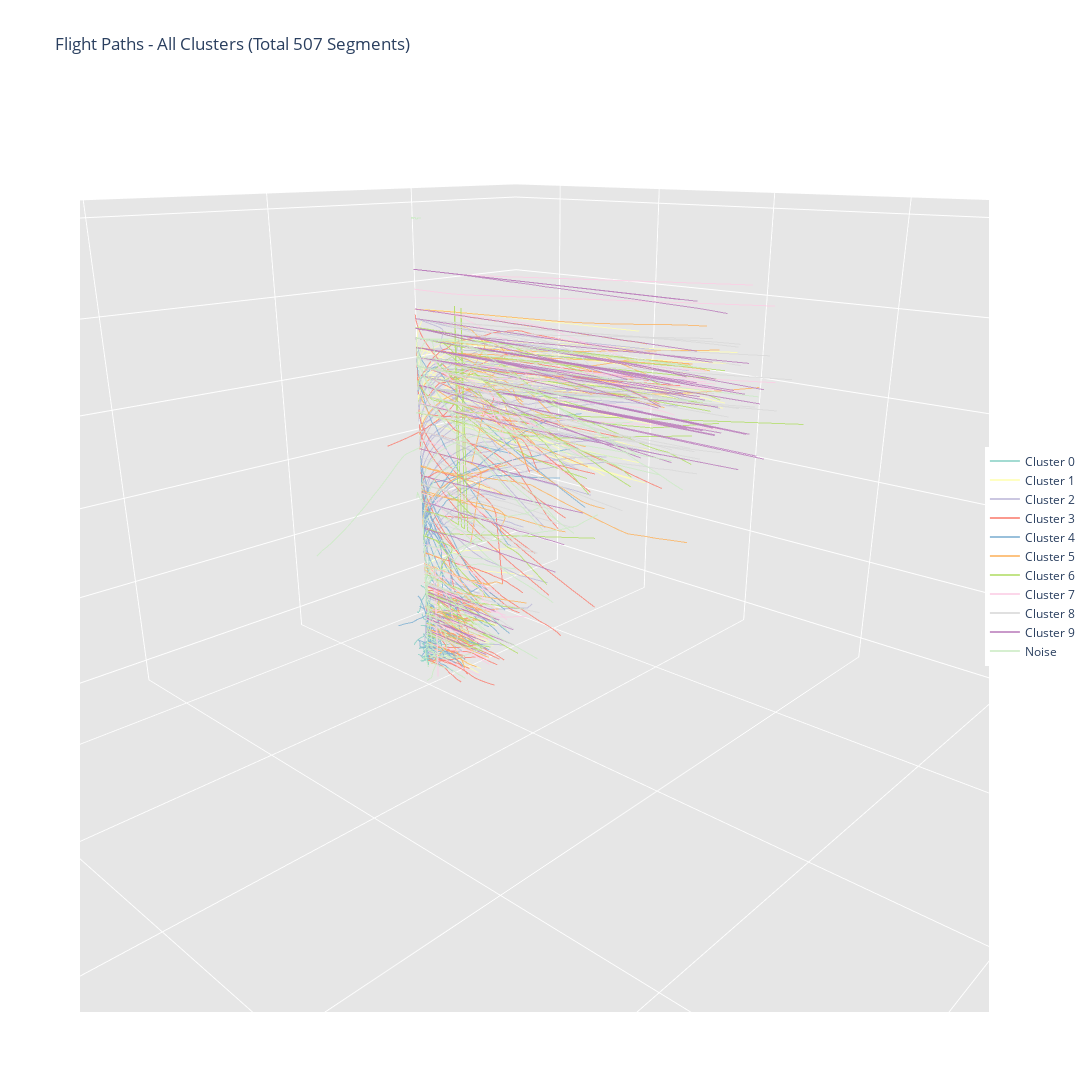

Notebook code for this chart:
### Markdown cell above
Now this plot is a little noisy, but we can already start to detect some clear patterns. One of which, is that it looks like there is hardly any altitude movement whatsoever. This is not an error, but in fact of represenation of how much greater the x and y coordinate movement is in relation to the altitude chagnes. In the fraph above all 3 dimensions are scaled identically. However, to better asses our pattern recognition success, let's look unscale the Z-axis.

### Code cell
# Get all unique clusters and sort them so -1 is last
all_clusters = sorted(trajectories['cluster'].unique())
if -1 in all_clusters:
    all_clusters.remove(-1)
    all_clusters.append(-1)

# Create the 3D scatter plot
fig = go.Figure()

# Calculate overall ranges for consistent scaling across all clusters
x_min, x_max = trajectories['x'].min(), trajectories['x'].max()
y_min, y_max = trajectories['y'].min(), trajectories['y'].max()
z_min, z_max = trajectories['z'].min(), trajectories['z'].max()
max_range = max(x_max - x_min, y_max - y_min, z_max - z_min)

# Create a color sequence for each cluster
cluster_colors = px.colors.qualitative.Set3
# If we need more colors than available in the palette, we'll cycle through them
cluster_colors = cluster_colors * (len(all_clusters) // len(cluster_colors) + 1)

# Track total segments for title
total_segments = 0

# Process each cluster
for cluster_idx, cluster in enumerate(all_clusters):
    # Filter for current cluster
    cluster_data = trajectories[trajectories['cluster'] == cluster]
    
    # Convert decimal columns to float if needed
    numeric_columns = ['x', 'y', 'z']
    for col in numeric_columns:
        if cluster_data[col].dtype == 'object':
            cluster_data[col] = cluster_data[col].astype(float)
    
    # Get unique segment IDs for current cluster
    unique_segments = cluster_data['segment_id'].unique()
    
    # Get random sample of up to 50 segment IDs
    n_segments = min(50, len(unique_segments))
    selected_segments = np.random.choice(unique_segments, size=n_segments, replace=False)
    total_segments += n_segments
    
    cluster_name = 'Noise' if cluster == -1 else f'Cluster {cluster}'
    
    # Add each trajectory as a separate trace
    for idx, segment_id in enumerate(selected_segments):
        segment_data = cluster_data[cluster_data['segment_id'] == segment_id]
        
        fig.add_trace(go.Scatter3d(
            x=segment_data['x'],
            y=segment_data['y'],
            z=segment_data['z'],
            mode='lines',
            line=dict(
                width=2,
                color=cluster_colors[cluster_idx]
            ),
            opacity=0.8,
            name=cluster_name,
            showlegend=(idx == 0)  # Only show legend entry once per cluster
        ))

# Update layout for better visualization
fig.update_layout(
    title=f'Flight Paths - All Clusters (Total {total_segments} Segments)',
    scene=dict(
        camera=dict(
            up=dict(x=0, y=0, z=1),
            center=dict(x=0, y=0, z=0),
            # Modified camera position:
            # - Reduced distance (zoomed in) by reducing all values
            # - Rotated ~43 degrees counterclockwise by adjusting x/y ratio
            eye=dict(
                x=0.8 * np.cos(np.radians(43)),  # Apply rotation
                y=0.8 * np.sin(np.radians(43)),  # Apply rotation
                z=0.3  # Reduced for closer zoom
            )
        ),
        aspectmode='manual',
        aspectratio=dict(
            x=1, 
            y=1, 
            z=0.5
        ),
        xaxis=dict(
            title='X',
            showbackground=True,
            backgroundcolor='rgb(230, 230,230)',
            range=[float(x_min - max_range*0.1), float(x_max + max_range*0.1)]
        ),
        yaxis=dict(
            title='Y',
            showbackground=True,
            backgroundcolor='rgb(230, 230,230)',
            range=[float(y_min - max_range*0.1), float(y_max + max_range*0.1)]
        ),
        zaxis=dict(
            title='Z',
            showbackground=True,
            backgroundcolor='rgb(230, 230,230)'
        )
    ),
    width=1600,
    height=1200,
    showlegend=True,
    legend=dict(
        yanchor="middle", 
        y=0.5,
        xanchor="right",
        x=1.1
    )
)

# Display interactive plot
fig.show()

# Save static version
pio.write_image(fig, "all_clusters_paths_z_unscaled.png")

Image("all_clusters_paths_z_unscaled.png")
